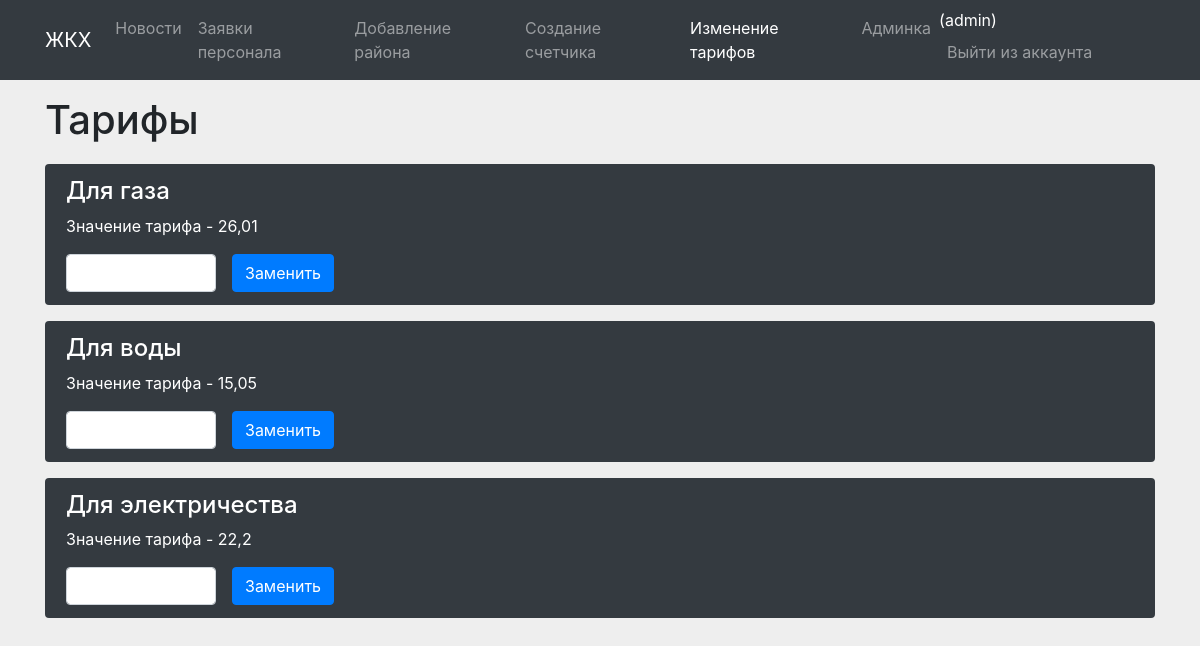
/change_bill_rate (signed in), run on an earlier commit of the app's database.
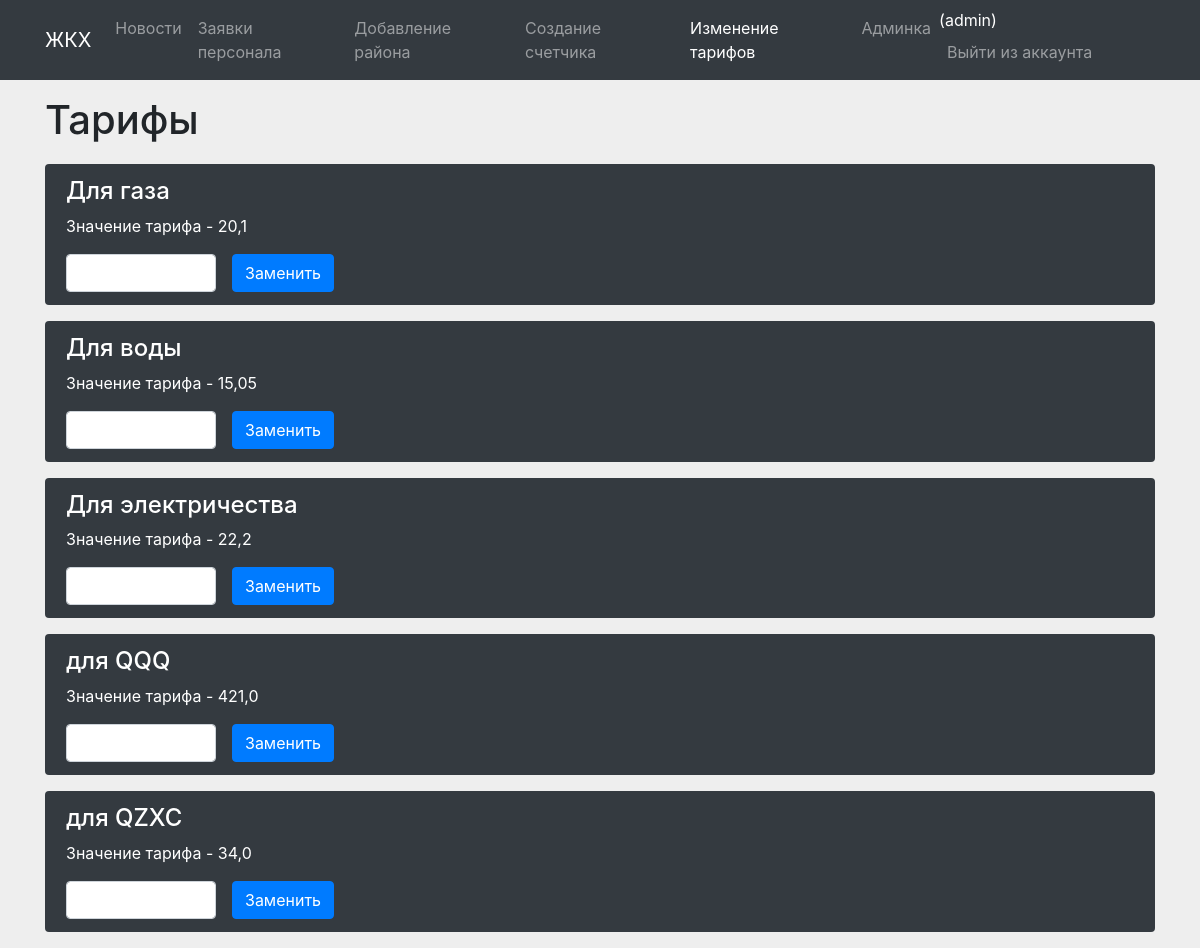
And on a later commit of the database.
### main/models.py (models this page shows, shortened)
class Bill_rate(models.Model):
    name = models.CharField("Название тарифа", max_length=100, null=False, blank=False)
    cost = models.FloatField("Тариф", null=False, blank=False)
    district = models.ForeignKey('District', on_delete=models.CASCADE, default='1')
    bill_name = models.ForeignKey('Bill_name', on_delete=models.CASCADE)

### main/views.py (the view)
# urls.py: path('change_bill_rate', views.change_bill_rate, name = 'change_bill_rate'),
def change_bill_rate(request):
    bill_rates = Bill_rate.objects.filter(district = 1)
    if request.method == "POST":
        bill_rate = Bill_rate.objects.get(id = request.POST.get("id"))
        bill_rate.cost = request.POST.get('cost')
        bill_rate.save()
        return redirect('change_bill_rate')
    return render(request, 'main/admin_menu/change_bill_rate.html', {'title': 'Тарифы', 'bill_rates': bill_rates})

### templates/main/admin_menu/change_bill_rate.html (shortened to what this page needs)
{% extends 'page.html' %}
{% block content %}
<div class="container">
    {%if user.allows == '3'%}
    {% if bill_rates.exists %}
    <h1>Тарифы</h1>
    {% for bill_rate in bill_rates %}
        <div class="row">
            <div class="col">
                <div class="alert bg-dark text-white" role="alert">
                    <h4 class="alert-heading">{{ bill_rate.name }}</h4>
                    <p>Значение тарифа - {{ bill_rate.cost }}</p>
                    <form action="" class="mt-3 d-flex" method="post">{%csrf_token%}
                        <input type = "number" min="0" step="0.001" name="cost" id="" class = 'form-control' style="width: 150px;">
                        <input class = 'btn btn-primary ml-3' type="submit" value="Заменить">
                    </form>
                </div>
            </div>
        </div>
    {% endfor %}
    {% else %}
        <h1>Нет тарифов</h1>
    {% endif %}
    {%else%}
    <h1>Отказано в доступе</h1>
    {%endif%}
</div>
{% endblock %}

What changed in the data, as far as the page shows it:
changed Bill_rate "Для газа": cost "26,01" → "20,1"
added Bill_rate: name "для QQQ", cost "421,0"
added Bill_rate: name "для QZXC", cost "34,0"
